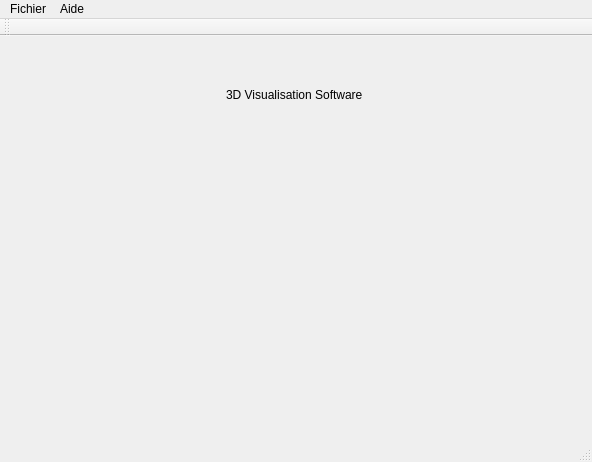
<?xml version="1.0" encoding="UTF-8"?>
<ui version="4.0">
 <class>interface</class>
 <widget class="QMainWindow" name="interface">
  <property name="geometry">
   <rect>
    <x>0</x>
    <y>0</y>
    <width>592</width>
    <height>462</height>
   </rect>
  </property>
  <property name="windowTitle">
   <string>interface</string>
  </property>
  <widget class="QWidget" name="centralWidget">
   <layout class="QGridLayout" name="gridLayout">
    <item row="0" column="0">
     <layout class="QHBoxLayout" name="horizontalLayout_2">
      <item>
       <spacer name="horizontalSpacer">
        <property name="orientation">
         <enum>Qt::Horizontal</enum>
        </property>
        <property name="sizeHint" stdset="0">
         <size>
          <width>198</width>
          <height>20</height>
         </size>
        </property>
       </spacer>
      </item>
      <item>
       <widget class="QLabel" name="label">
        <property name="text">
         <string>3D Visualisation Software</string>
        </property>
       </widget>
      </item>
      <item>
       <spacer name="horizontalSpacer_2">
        <property name="orientation">
         <enum>Qt::Horizontal</enum>
        </property>
        <property name="sizeHint" stdset="0">
         <size>
          <width>218</width>
          <height>20</height>
         </size>
        </property>
       </spacer>
      </item>
     </layout>
    </item>
    <item row="1" column="0">
     <layout class="QHBoxLayout" name="horizontalLayout">
      <item>
       <widget class="ViewerMNT" name="MNT" native="true">
        <property name="minimumSize">
         <size>
          <width>321</width>
          <height>281</height>
         </size>
        </property>
       </widget>
      </item>
      <item>
       <layout class="QVBoxLayout" name="verticalLayout">
        <item>
         <widget class="ViewerObjet" name="Objet" native="true">
          <property name="minimumSize">
           <size>
            <width>171</width>
            <height>131</height>
           </size>
          </property>
         </widget>
        </item>
        <item>
         <widget class="ViewerObjetF" name="ObjetF" native="true">
          <property name="minimumSize">
           <size>
            <width>171</width>
            <height>141</height>
           </size>
          </property>
         </widget>
        </item>
       </layout>
      </item>
     </layout>
    </item>
   </layout>
  </widget>
  <widget class="QMenuBar" name="menuBar">
   <property name="geometry">
    <rect>
     <x>0</x>
     <y>0</y>
     <width>592</width>
     <height>27</height>
    </rect>
   </property>
   <widget class="QMenu" name="menuFichier">
    <property name="title">
     <string>Fichier</string>
    </property>
    <addaction name="Ouvrir"/>
    <addaction name="Texture"/>
    <addaction name="Plaquage"/>
   </widget>
   <widget class="QMenu" name="Aide">
    <property name="title">
     <string>Aide</string>
    </property>
   </widget>
   <addaction name="menuFichier"/>
   <addaction name="Aide"/>
  </widget>
  <widget class="QToolBar" name="mainToolBar">
   <attribute name="toolBarArea">
    <enum>TopToolBarArea</enum>
   </attribute>
   <attribute name="toolBarBreak">
    <bool>false</bool>
   </attribute>
  </widget>
  <widget class="QStatusBar" name="statusBar"/>
  <action name="Ouvrir">
   <property name="text">
    <string>1 -Afficher MNT</string>
   </property>
  </action>
  <action name="Plaquage">
   <property name="text">
    <string>3 -Afficher objet</string>
   </property>
  </action>
  <action name="Texture">
   <property name="text">
    <string>2 -Appliquer texture</string>
   </property>
  </action>
 </widget>
 <layoutdefault spacing="6" margin="11"/>
 <customwidgets>
  <customwidget>
   <class>ViewerMNT</class>
   <extends>QWidget</extends>
   <header>viewer.h</header>
   <container>1</container>
  </customwidget>
  <customwidget>
   <class>ViewerObjet</class>
   <extends>QWidget</extends>
   <header>viewer.h</header>
   <container>1</container>
  </customwidget>
  <customwidget>
   <class>ViewerObjetF</class>
   <extends>QWidget</extends>
   <header>viewer.h</header>
   <container>1</container>
  </customwidget>
 </customwidgets>
 <resources/>
 <connections/>
</ui>
